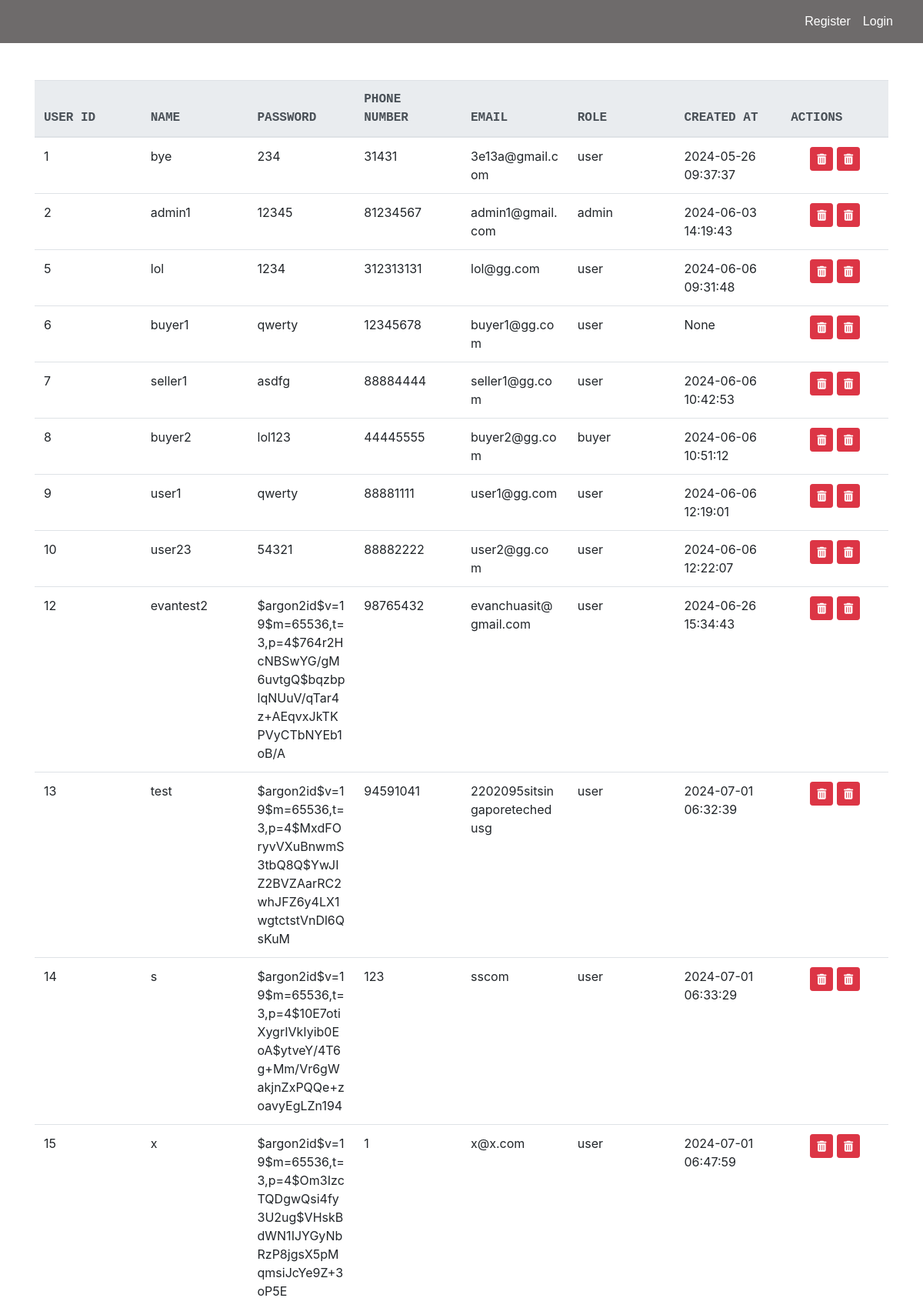
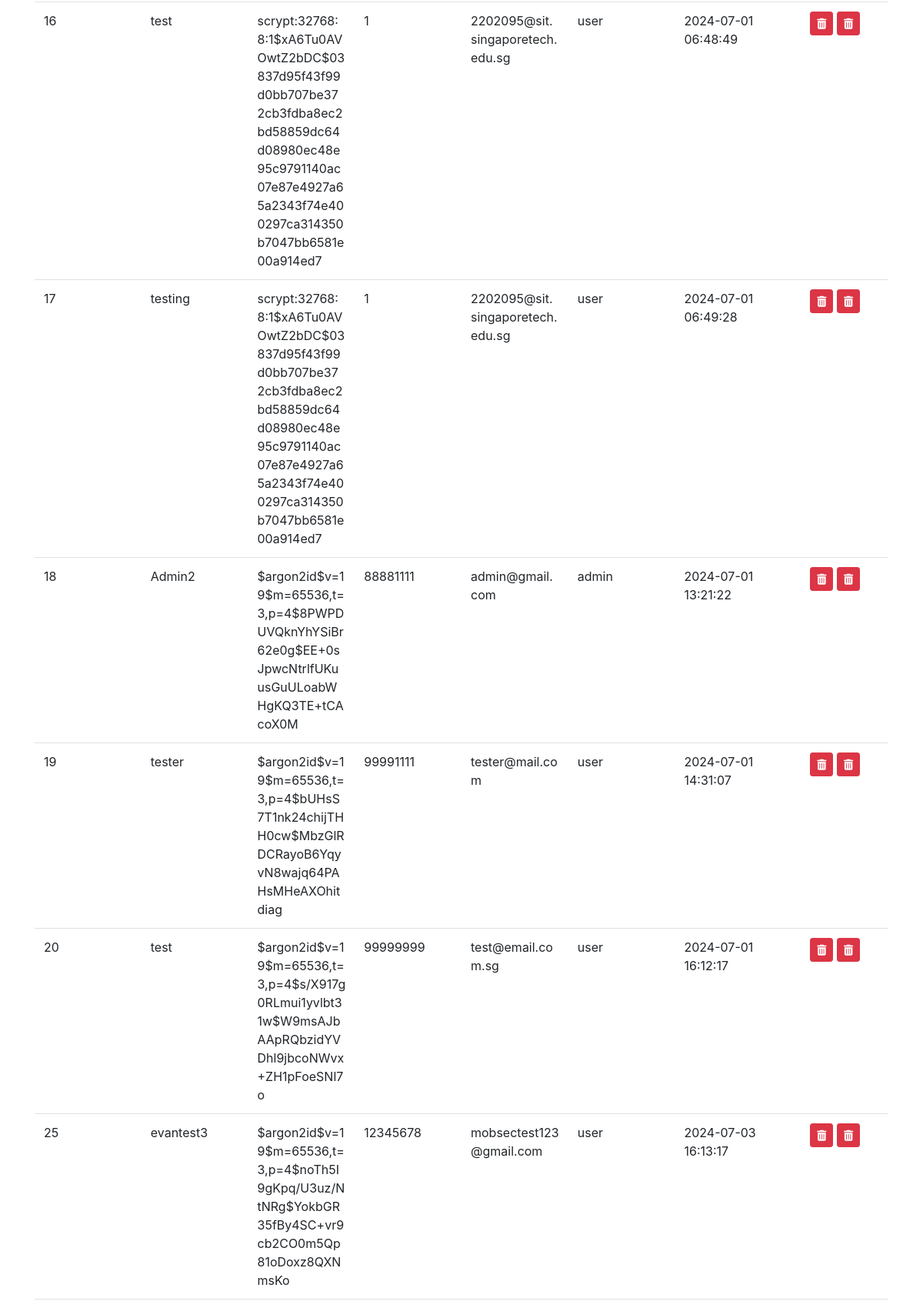
Page /list (upper part) on the committed database (2 pictures, top to bottom).
### tables this page shows
CREATE TABLE "Users" (
	"user_id"	INTEGER NOT NULL,
	"name"	VARCHAR(45) NOT NULL,
	"password"	VARCHAR(45) NOT NULL,
	"phoneNum"	VARCHAR(45) NOT NULL,
	"email"	VARCHAR(45) NOT NULL,
	"role"	VARCHAR(10) NOT NULL,
	"created_at"	DATETIME,
	"login_attempts"	INTEGER,
	PRIMARY KEY("user_id" AUTOINCREMENT)
);

### app.py (the view)
@app.route("/list")
def list():
    con = sqlite3.connect("database.db")
    con.row_factory = sqlite3.Row
    cur = con.cursor()
    cur.execute("SELECT user_id, * FROM Users")
    rows = cur.fetchall()
    con.close()
    return render_template("list.html", rows=rows)

### app.py (called while the page is built)
@app.before_request
def make_session_permanent():
    session.permanent = True
    app.permanent_session_lifetime = timedelta(hours=1)
    session.modified = True

### templates/list.html (shortened to what this page needs)
<!DOCTYPE html>
<html lang="en">
{% include "header.html" %}
<head>
    {% include "navbar.html" %}
    <link rel="stylesheet" href="https://stackpath.bootstrapcdn.com/bootstrap/4.3.1/css/bootstrap.min.css">
</head>
<body>
    <div class="container mt-5">
        <div class="table-container">
            <table class="table table-hover">
                <thead class="thead-light">
                    <tr>
                        <th>User ID</th>
                        <th>Name</th>
                        <th>Password</th>
                        <th>Phone Number</th>
                        <th>Email</th>
                        <th>Role</th>
                        <th>Created At</th>
                        <th>Actions</th>
                    </tr>
                </thead>
                <tbody>
                    {% for row in rows %}
                    <tr>
                        <td>{{ row["user_id"] }}</td>
                        <td>{{ row["name"] }}</td>
                        <td>{{ row["password"] }}</td>
                        <td>{{ row["phoneNum"] }}</td>
                        <td>{{ row["email"] }}</td>
                        <td>{{ row["role"] }}</td>
                        <td>{{ row["created_at"] }}</td>
                        <td class="text-center">
                            <form onsubmit="return confirm('Are you sure you want to DELETE this User from the Database?');"
                                action="{{ url_for('delete') }}" method="POST" class="d-inline">
                                <button type="submit" class="btn btn-danger btn-sm"><i class="fas fa-trash-alt"></i></button>
                            </form>
                            <form onsubmit="return confirm('Unlock This Users Account?');"
                                action="{{ url_for('unlock') }}" method="POST" class="d-inline">
                                <button type="submit" class="btn btn-danger btn-sm"><i class="fas fa-trash-alt"></i></button>
                            </form>
                        </td>
                    </tr>
                    {% endfor %}
                </tbody>
            </table>
        </div>
    </div>
</body>
</html>

### static/css/site.css (style rules this page uses)
html, body { height: 100%; margin: 0; padding: 0; }
body { display: flex; flex-direction: column; }

### templates/list.html (style rules this page uses)
th { font-family: monospace; text-transform: uppercase; }
.table-container { overflow-x: auto; }
.table { width: 100%; table-layout: fixed; }
.table th, .table td { word-wrap: break-word; }

### rows in the picture
Users: user_id "1", name "bye", password "234", phoneNum "31431", email "3e13a@gmail.com", role "user", created_at "2024-05-26 09:37:37"
Users: user_id "2", name "admin1", password "12345", phoneNum "81234567", email "admin1@gmail.com", role "admin", created_at "2024-06-03 14:19:43"
Users: user_id "5", name "lol", password "1234", phoneNum "312313131", email "lol@gg.com", role "user", created_at "2024-06-06 09:31:48"
Users: user_id "6", name "buyer1", password "qwerty", phoneNum "12345678", email "buyer1@gg.com", role "user", created_at "None"
Users: user_id "7", name "seller1", password "asdfg", phoneNum "88884444", email "seller1@gg.com", role "user", created_at "2024-06-06 10:42:53"
Users: user_id "8", name "buyer2", password "lol123", phoneNum "44445555", email "buyer2@gg.com", role "buyer", created_at "2024-06-06 10:51:12"
Users: user_id "9", name "user1", password "qwerty", phoneNum "88881111", email "user1@gg.com", role "user", created_at "2024-06-06 12:19:01"
Users: user_id "10", name "user23", password "54321", phoneNum "88882222", email "user2@gg.com", role "user", created_at "2024-06-06 12:22:07"
Users: user_id "12", name "evantest2", password "$argon2id$v=19$m=65536,t=3,p=4$764r2HcNBSwYG/gM6uvtgQ$bqzbplqNUuV/qTar4z+AEqvxJkTKPVyCTbNYEb1oB/A", phoneNum "98765432", email "evanchuasit@gmail.com", role "user", created_at "2024-06-26 15:34:43"
Users: user_id "13", name "test", password "$argon2id$v=19$m=65536,t=3,p=4$MxdFOryvVXuBnwmS3tbQ8Q$YwJIZ2BVZAarRC2whJFZ6y4LX1wgtctstVnDl6QsKuM", phoneNum "94591041", email "2202095sitsingaporetechedusg", role "user", created_at "2024-07-01 06:32:39"
Users: user_id "14", name "s", password "$argon2id$v=19$m=65536,t=3,p=4$10E7otiXygrIVkIyib0EoA$ytveY/4T6g+Mm/Vr6gWakjnZxPQQe+zoavyEgLZn194", phoneNum "123", email "sscom", role "user", created_at "2024-07-01 06:33:29"
Users: user_id "15", name "x", password "$argon2id$v=19$m=65536,t=3,p=4$Om3IzcTQDgwQsi4fy3U2ug$VHskBdWN1IJYGyNbRzP8jgsX5pMqmsiJcYe9Z+3oP5E", phoneNum "1", email "x@x.com", role "user", created_at "2024-07-01 06:47:59"
Users: user_id "16", name "test", password "scrypt:32768:8:1$xA6Tu0AVOwtZ2bDC$03837d95f43f99d0bb707be372cb3fdba8ec2bd58859dc64d08980ec48e95c9791140ac07e87e4927a65a2343f74e400297ca314350b7047bb6581e00a914ed7", phoneNum "1", email "2202095@sit.singaporetech.edu.sg", role "user", created_at "2024-07-01 06:48:49"
Users: user_id "17", name "testing", password "scrypt:32768:8:1$xA6Tu0AVOwtZ2bDC$03837d95f43f99d0bb707be372cb3fdba8ec2bd58859dc64d08980ec48e95c9791140ac07e87e4927a65a2343f74e400297ca314350b7047bb6581e00a914ed7", phoneNum "1", email "2202095@sit.singaporetech.edu.sg", role "user", created_at "2024-07-01 06:49:28"
Users: user_id "18", name "Admin2", password "$argon2id$v=19$m=65536,t=3,p=4$8PWPDUVQknYhYSiBr62e0g$EE+0sJpwcNtrlfUKuusGuULoabWHgKQ3TE+tCAcoX0M", phoneNum "88881111", email "admin@gmail.com", role "admin", created_at "2024-07-01 13:21:22"
Users: user_id "19", name "tester", password "$argon2id$v=19$m=65536,t=3,p=4$bUHsS7T1nk24chijTHH0cw$MbzGlRDCRayoB6YqyvN8wajq64PAHsMHeAXOhitdiag", phoneNum "99991111", email "tester@mail.com", role "user", created_at "2024-07-01 14:31:07"
Users: user_id "20", name "test", password "$argon2id$v=19$m=65536,t=3,p=4$s/X917g0RLmui1yvlbt31w$W9msAJbAApRQbzidYVDhl9jbcoNWvx+ZH1pFoeSNl7o", phoneNum "99999999", email "test@email.com.sg", role "user", created_at "2024-07-01 16:12:17"
Users: user_id "25", name "evantest3", password "$argon2id$v=19$m=65536,t=3,p=4$noTh5I9gKpq/U3uz/NtNRg$YokbGR35fBy4SC+vr9cb2CO0m5Qp81oDoxz8QXNmsKo", phoneNum "12345678", email "mobsectest123@gmail.com", role "user", created_at "2024-07-03 16:13:17"
